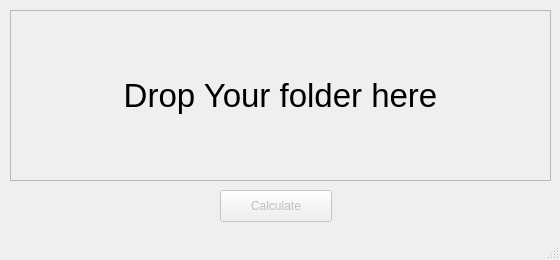
<?xml version="1.0" encoding="UTF-8"?>
<ui version="4.0">
 <class>Form</class>
 <widget class="QMainWindow" name="Form">
  <property name="minimumSize">
   <size>
    <width>560</width>
    <height>260</height>
   </size>
  </property>
  <property name="maximumSize">
   <size>
    <width>560</width>
    <height>260</height>
   </size>
  </property>
  <property name="acceptDrops">
   <bool>true</bool>
  </property>
  <property name="windowTitle">
   <string notr="true">Source Code Calculator</string>
  </property>
  <widget class="QWidget" name="centralwidget">
   <widget class="QPushButton" name="calculate_button">
    <property name="enabled">
     <bool>false</bool>
    </property>
    <property name="geometry">
     <rect>
      <x>220</x>
      <y>190</y>
      <width>112</width>
      <height>32</height>
     </rect>
    </property>
    <property name="focusPolicy">
     <enum>Qt::NoFocus</enum>
    </property>
    <property name="text">
     <string notr="true">Calculate</string>
    </property>
   </widget>
   <widget class="QLabel" name="drop_label">
    <property name="enabled">
     <bool>true</bool>
    </property>
    <property name="geometry">
     <rect>
      <x>10</x>
      <y>10</y>
      <width>541</width>
      <height>171</height>
     </rect>
    </property>
    <property name="font">
     <font>
      <pointsize>25</pointsize>
      <stylestrategy>PreferAntialias</stylestrategy>
      <kerning>true</kerning>
     </font>
    </property>
    <property name="autoFillBackground">
     <bool>false</bool>
    </property>
    <property name="frameShape">
     <enum>QFrame::StyledPanel</enum>
    </property>
    <property name="text">
     <string notr="true">Drop Your folder here</string>
    </property>
    <property name="textFormat">
     <enum>Qt::PlainText</enum>
    </property>
    <property name="alignment">
     <set>Qt::AlignCenter</set>
    </property>
   </widget>
  </widget>
  <widget class="QStatusBar" name="status_bar"/>
 </widget>
 <resources/>
 <connections/>
</ui>
